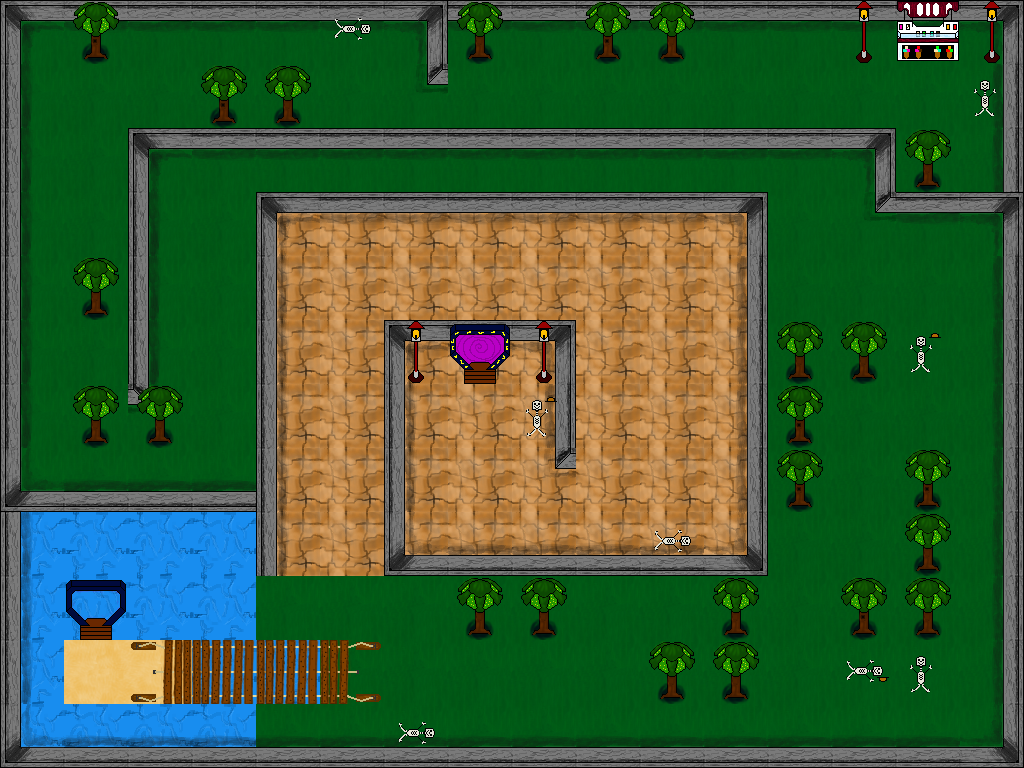

A level layout from a 2D game, rendered from its tile map. Below: a short description, then the map file with tile-grid data replaced by summaries:
An orthogonal 16x12 tile map with 64x64 px tiles, 3 tile layers (Terrain, Mauer, Objekte), 7 tilesets.

<map version="1.0" orientation="orthogonal" width="16" height="12" tilewidth="64" tileheight="64">
 <tileset firstgid="1" name="terrain" tilewidth="64" tileheight="64">
  <image source="../assets/tilesets/terrain.png" width="128" height="192" />
 </tileset>
 <tileset firstgid="7" name="wall" tilewidth="64" tileheight="64">
  <image source="../assets/tilesets/wall.png" width="256" height="192" />
 </tileset>
 <tileset firstgid="19" name="water" tilewidth="64" tileheight="64">
  <image source="../assets/tilesets/water.png" width="256" height="256" />
 </tileset>
 <tileset firstgid="35" name="bridge" tilewidth="64" tileheight="64">
  <image source="../assets/tilesets/bridge.png" width="256" height="256" />
 </tileset>
 <tileset firstgid="51" name="misc" tilewidth="64" tileheight="64">
  <image source="../assets/tilesets/misc.png" width="128" height="192" />
 </tileset>
 <tileset firstgid="57" name="plants" tilewidth="64" tileheight="64">
  <image source="../assets/tilesets/plants.png" width="128" height="128" />
 </tileset>
 <tileset firstgid="61" name="skeleton" tilewidth="64" tileheight="64">
  <image source="../assets/tilesets/skeleton.png" width="256" height="128" />
 </tileset>
 <layer name="Terrain" width="16" height="12">
  <data>[192 cells, 192 non-empty, 4 distinct tile ids]</data>
 </layer>
 <layer name="Mauer" width="16" height="12">
  <data>[192 cells, 107 non-empty, 11 distinct tile ids]</data>
 </layer>
 <layer name="Objekte" width="16" height="12">
  <data>[192 cells, 42 non-empty, 13 distinct tile ids]</data>
 </layer>
</map>
